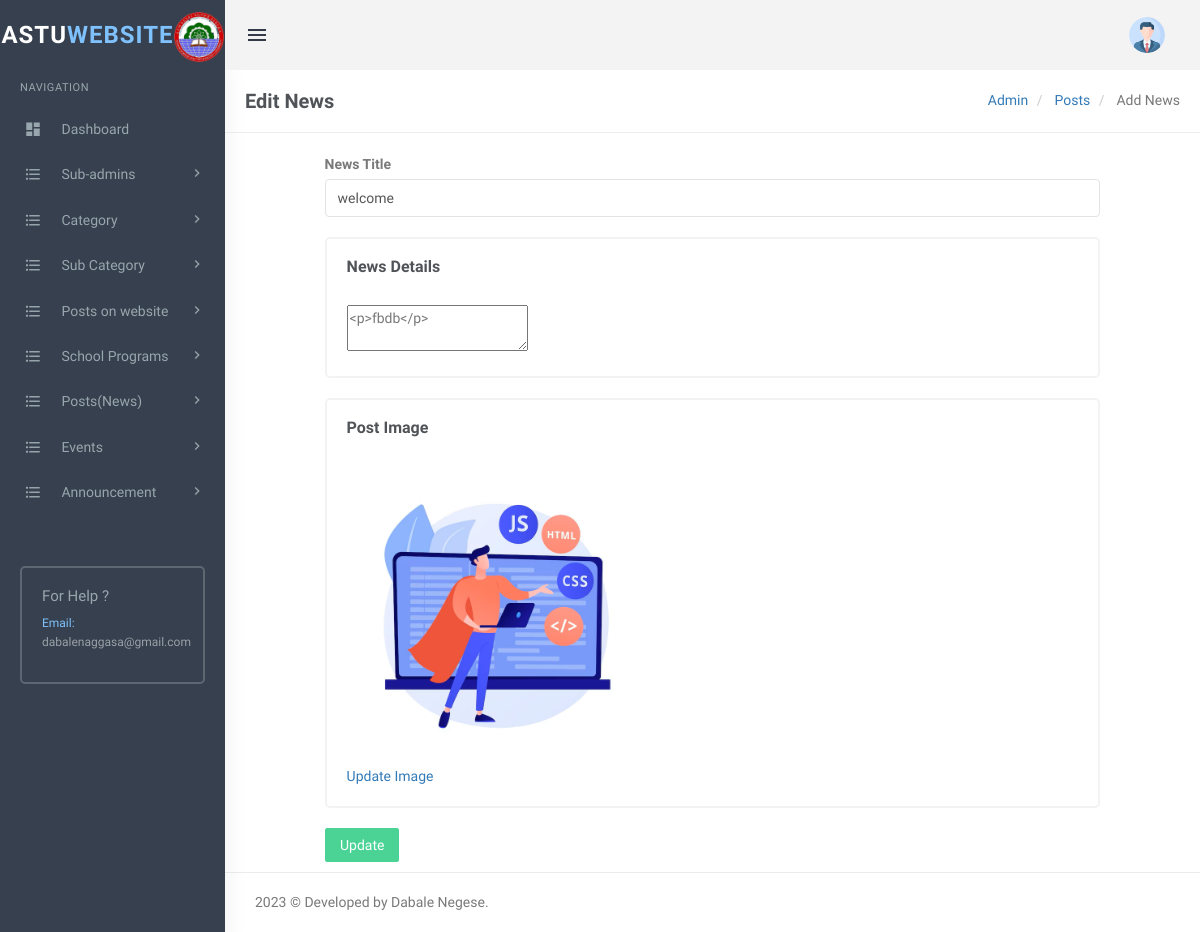
/admin/editnews.php?nid=2 (signed in), run on the app's committed database.
### tables this page shows
CREATE TABLE `news` (
  `id` int(100) NOT NULL,
  `NewsTitle` varchar(500) DEFAULT NULL,
  `PostDetails` longtext DEFAULT NULL,
  `PostingDate` timestamp NULL DEFAULT current_timestamp(),
  `UpdationDate` timestamp NULL DEFAULT NULL ON UPDATE current_timestamp(),
  `Is_Active` int(1) DEFAULT NULL,
  `PostUrl` mediumtext DEFAULT NULL,
  `PostImage` varchar(255) DEFAULT NULL,
  `viewCounter` int(11) DEFAULT NULL,
  `postedBy` varchar(255) DEFAULT NULL,
  `lastUpdatedBy` varchar(255) DEFAULT NULL
);

### admin/editnews.php (the view, shortened to what this page needs)
<?php
include('includes/config.php');
if(strlen($_SESSION['login'])==0)
  {
header('location:index.php');
}
else{
?>
<!DOCTYPE html>
<html lang="en">
    <head>
        <link href="plugins/summernote/summernote.css" rel="stylesheet" />
        <link href="plugins/select2/css/select2.min.css" rel="stylesheet" type="text/css" />
        <link href="plugins/jquery.filer/css/jquery.filer.css" rel="stylesheet" />
        <link href="plugins/jquery.filer/css/themes/jquery.filer-dragdropbox-theme.css" rel="stylesheet" />
        <link href="assets/css/bootstrap.min.css" rel="stylesheet" type="text/css" />
        <link href="assets/css/core.css" rel="stylesheet" type="text/css" />
        <link href="assets/css/components.css" rel="stylesheet" type="text/css" />
        <link href="assets/css/icons.css" rel="stylesheet" type="text/css" />
        <link href="assets/css/pages.css" rel="stylesheet" type="text/css" />
        <link href="assets/css/menu.css" rel="stylesheet" type="text/css" />
        <link href="assets/css/responsive.css" rel="stylesheet" type="text/css" />
		<link rel="stylesheet" href="plugins/switchery/switchery.min.css">
    </head>
    <body class="fixed-left">
        <div id="wrapper">
           <?php include('includes/topheader.php');?>
             <?php include('includes/leftsidebar.php');?>
            <div class="content-page">
                <div class="content">
                    <div class="container">
                        <div class="row">
							<div class="col-xs-12">
								<div class="page-title-box">
                                    <h4 class="page-title">Edit News </h4>
                                    <ol class="breadcrumb p-0 m-0">
                                        <li>
                                            <a href="#">Admin</a>
                                        </li>
                                        <li>
                                            <a href="#"> Posts </a>
                                        </li>
                                        <li class="active">
                                            Add News
                                        </li>
                                    </ol>
                                    <div class="clearfix"></div>
                                </div>
							</div>
						</div>
<div class="row">
<div class="col-sm-6">
</div>
</div>
                        <div class="row">
                            <div class="col-md-10 col-md-offset-1">
                                <div class="p-6">
                                    <div class="">
                                        <form name="addpost" method="post">
                                        <?php
                                           $newsid=intval($_GET['nid']);
                                           $query=mysqli_query($con,"select * from news where id='$newsid'");
                                            while ($row=mysqli_fetch_array($query)) {
                                        ?>
                                        <div class="form-group m-b-20">
                                        <label for="exampleInputEmail1">News Title</label>
                                        <input type="text" class="form-control" id="title" value="<?php echo htmlentities($row['NewsTitle']); ?>" name="title" placeholder="Enter title" required>
                                        </div>
                                            <div class="row">
                                        <div class="col-sm-12">
                                        <div class="card-box">
                                        <h4 class="m-b-30 m-t-0 header-title"><b>News Details</b></h4>
                                        <textarea class="summernote" name="postdescription" required><?php echo htmlentities($row['PostDetails']);?></textarea>
                                        </div>
                                        </div>
                                        </div>
                                        <div class="row">
                                        <div class="col-sm-12">
                                        <div class="card-box">
                                        <h4 class="m-b-30 m-t-0 header-title"><b>Post Image</b></h4>
                                        <img src="postimages/<?php echo htmlentities($row['PostImage']);?>" width="300"/>
                                        <br />
                                        <a href="changenewsimage.php?nid=<?php echo htmlentities($row['id']);?>">Update Image</a>
                                        </div>
                                        </div>
                                        </div>
                                        <?php }?>
                                        <button type="submit" name="update" class="btn btn-success waves-effect waves-light">Update </button>
                                    </div>
                                </div>
                            </div>
                        </div>
                    </div>
                </div>
           <?php include('includes/footer.php');?>
            </div>
        </div>
    </body>
</html>
<?php } ?>

### admin/assets/css/core.css (style rules this page uses)
body { font-family: 'Varela Round', sans-serif; margin: 0; padding-bottom: 60px; overflow-x: hidden; color: #797979; }
html { position: relative; min-height: 100%; }
.h1, .h2, .h3, .h4, .h5, .h6, h1, h2, h3, h4, h5, h6 { color: #505458; font-family: 'Hind Madurai', sans-serif; margin: 10px 0; }
* { outline: none !important; }
b, strong { font-weight: 600; font-family: 'Hind Madurai', sans-serif; }
.container { width: auto; }
#wrapper { height: 100%; overflow: hidden; width: 100%; }
.p-0 { padding: 0 !important; }
.m-0 { margin: 0 !important; }
.m-t-0 { margin-top: 0 !important; }
.m-b-20 { margin-bottom: 20px !important; }
.m-b-30 { margin-bottom: 30px !important; }
.card-box { padding: 20px; border: 2px solid #f3f3f3; -webkit-border-radius: 5px; border-radius: 5px; -moz-border-radius: 5px; background-clip: padding-box; margin-bottom: 20px; background-color: #ffffff; }
.row { margin-right: -10px; margin-left: -10px; }
.col-lg-1, .col-lg-10, .col-lg-11, .col-lg-12, .col-lg-2, .col-lg-3, .col-lg-4, .col-lg-5, .col-lg-6, .col-lg-7, .col-lg-8, .col-lg-9, .col-md-1, .col-md-10, .col-md-11, .col-md-12, .col-md-2, .col-md-3, .col-md-4, .col-md-5, .col-md-6, .col-md-7, .col-md-8, .col-md-9, .col-sm-1, .col-sm-10, .col-sm-11, .col-sm-12, .col-sm-2, .col-sm-3, .col-sm-4, .col-sm-5, .col-sm-6, .col-sm-7, .col-sm-8, .col-sm-9, .col-xs-1, .col-xs-10, .col-xs-11, .col-xs-12, .col-xs-2, .col-xs-3, .col-xs-4, .col-xs-5, .col-xs-6, .col-xs-7, .col-xs-8, .col-xs-9 { padding-left: 10px; padding-right: 10px; }
.breadcrumb { background-color: transparent; margin-bottom: 15px; padding-top: 10px; padding-left: 0; }
.waves-effect { position: relative; cursor: pointer; display: inline-block; overflow: hidden; -webkit-user-select: none; -moz-user-select: none; -ms-user-select: none; user-select: none; -webkit-tap-highlight-color: transparent; vertical-align: middle; z-index: 1; will-change: opacity, transform; -webkit-transition: all 0.3s ease-out; -moz-transition: all 0.3s ease-out; -o-transition: all 0.3s ease-out; -ms-transition: all 0.3s ease-out; transition: all 0.3s ease-out; }

### admin/assets/css/menu.css (style rules this page uses)
.content-page { margin-left: 225px; overflow: hidden; }
.content-page .content { padding: 0 5px 10px 5px; margin-top: 70px; }
.page-title { font-size: 20px; margin-bottom: 0; margin-top: 0; font-weight: 600; }
.header-title { font-size: 16px; line-height: 16px; margin-bottom: 8px; font-weight: 600; }
.page-title-box { padding: 20px; border-bottom: 1px solid #eee; margin: 0 -20px 20px -20px; }
.page-title-box .page-title { margin-bottom: 0; float: left; }
.page-title-box .breadcrumb { float: right; background-color: transparent !important; }

### data on the page
news: title "welcome", postdescription "<p>fbdb</p>", PostImage (picture)
